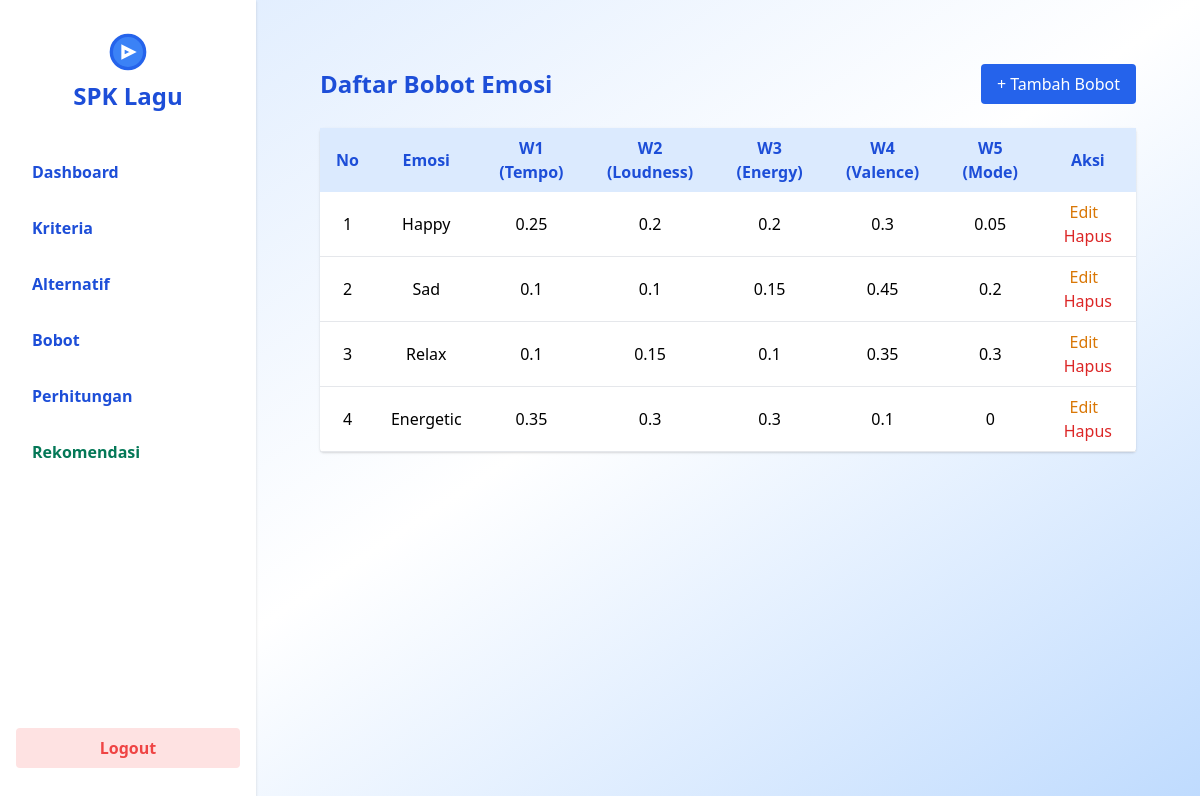
Page /admin/index.php?page=bobot (signed in) on the committed database.
### tables this page shows
CREATE TABLE `bobot` (
  `id_bobot` int(11) NOT NULL,
  `nama_emosi` varchar(20) NOT NULL,
  `w1` double NOT NULL,
  `w2` double NOT NULL,
  `w3` double NOT NULL,
  `w4` double NOT NULL,
  `w5` double NOT NULL
);

### admin/controllers/BobotController.php (called while the page is built, shortened)
<?php
require_once __DIR__ . '/../../config/database.php';
require_once __DIR__ . '/../models/models_bobot.php';
class BobotController {
    private $model;
    public function __construct() {
        global $conn;
        $this->model = new models_bobot($conn);
    }
    public function getAll() {
        return $this->model->getAll();
    }
}

### admin/models/models_bobot.php (called while the page is built, shortened)
<?php
class models_bobot {
    private $conn;
    public function __construct($conn) {
        $this->conn = $conn;
    }
    public function getAll() {
        $result = $this->conn->query('SELECT * FROM bobot ORDER BY id_bobot ASC');
        $data = [];
        while ($row = $result->fetch_assoc()) {
            $data[] = $row;
        }
        return $data;
    }
}

### admin/views/bobot/bobot.php (the view)
<?php
require_once __DIR__ . '/../../controllers/BobotController.php';
$controller = new BobotController();
$bobot = $controller->getAll();
?>
<div class="p-6">
    <div class="flex justify-between items-center mb-6">
        <h2 class="text-2xl font-bold text-blue-700">Daftar Bobot Emosi</h2>
        <a href="?page=bobot&action=tambah" class="bg-blue-600 text-white px-4 py-2 rounded hover:bg-blue-700">+ Tambah Bobot</a>
    </div>
    <table class="min-w-full bg-white rounded shadow">
        <thead>
            <tr class="bg-blue-100 text-blue-700">
                <th class="py-2 px-4">No</th>
                <th class="py-2 px-4">Emosi</th>
                <th class="py-2 px-4">W1 (Tempo)</th>
                <th class="py-2 px-4">W2 (Loudness)</th>
                <th class="py-2 px-4">W3 (Energy)</th>
                <th class="py-2 px-4">W4 (Valence)</th>
                <th class="py-2 px-4">W5 (Mode)</th>
                <th class="py-2 px-4">Aksi</th>
            </tr>
        </thead>
        <tbody>
            <?php if (empty($bobot)): ?>
                <tr><td colspan="8" class="text-center py-4 text-gray-400">Belum ada data bobot.</td></tr>
            <?php else: ?>
                <?php foreach ($bobot as $i => $row): ?>
                    <tr class="border-b hover:bg-blue-50">
                        <td class="py-2 px-4 text-center"><?php echo $i+1; ?></td>
                        <td class="py-2 px-4 text-center"><?php echo htmlspecialchars($row['nama_emosi']); ?></td>
                        <td class="py-2 px-4 text-center"><?php echo $row['w1']; ?></td>
                        <td class="py-2 px-4 text-center"><?php echo $row['w2']; ?></td>
                        <td class="py-2 px-4 text-center"><?php echo $row['w3']; ?></td>
                        <td class="py-2 px-4 text-center"><?php echo $row['w4']; ?></td>
                        <td class="py-2 px-4 text-center"><?php echo $row['w5']; ?></td>
                        <td class="py-2 px-4 text-center">
                            <a href="?page=bobot&action=edit&id=<?php echo $row['id_bobot']; ?>" class="text-yellow-600 hover:underline mr-2">Edit</a>
                            <a href="?page=bobot&action=hapus&id=<?php echo $row['id_bobot']; ?>" class="text-red-600 hover:underline" onclick="return confirm('Yakin hapus bobot ini?')">Hapus</a>
                        </td>
                    </tr>
                <?php endforeach; ?>
            <?php endif; ?>
        </tbody>
    </table>
</div>

### rows in the picture
bobot: nama_emosi "Happy", w1 "0.25", w2 "0.2", w3 "0.2", w4 "0.3", w5 "0.05"
bobot: nama_emosi "Sad", w1 "0.1", w2 "0.1", w3 "0.15", w4 "0.45", w5 "0.2"
bobot: nama_emosi "Relax", w1 "0.1", w2 "0.15", w3 "0.1", w4 "0.35", w5 "0.3"
bobot: nama_emosi "Energetic", w1 "0.35", w2 "0.3", w3 "0.3", w4 "0.1", w5 "0"
